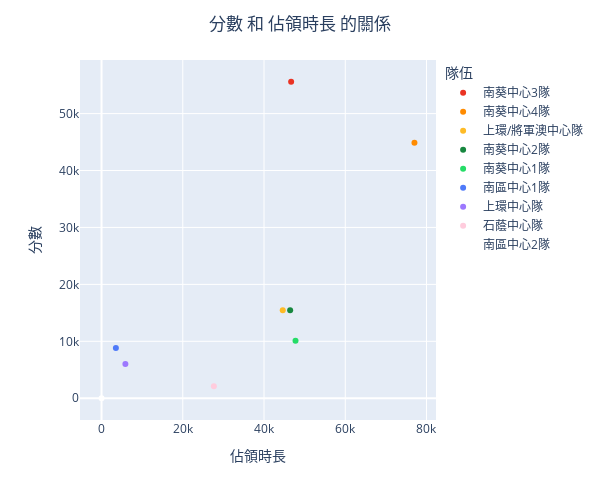

Notebook cell for this chart:
### Code cell
fig = px.scatter(
    users_df, 
    x="duration", 
    y="score",
    
    hover_data=['name', 'score', 'total_captured', 'duration', 'final_level'], 
    labels={
        'name': "隊伍",
        'score': "分數",
        'score_offset': "分數",
        'total_captured': "總佔領次數",
        'final_level': "最終等級",
        'duration': "佔領時長"
    }, 
    color='name', 
    color_discrete_map=color_discrete_map, 
    width=600,
    height=500
)


fig.update_layout(title_text='分數 和 佔領時長 的關係', title_x=0.5)

fig.show()

### Figure 1 — Plotly figure (JSON) as saved in the notebook; plotly's stock layout.template omitted (floating-point values rounded to 4 significant figures)
{"data": [{"customdata": [["南葵中心3隊", 19, 3]], "hovertemplate": "隊伍=%{customdata[0]}<br>佔領時長=%{x}<br>分數=%{y}<br>總佔領次數=%{customdata[1]}<br>最終等級=%{customdata[2]}<extra></extra>", "legendgroup": "南葵中心3隊", "marker": {"color": "#ea3323", "symbol": "circle"}, "mode": "markers", "name": "南葵中心3隊", "orientation": "v", "showlegend": true, "type": "scatter", "x": [46680.0], "xaxis": "x", "y": [55590.0], "yaxis": "y"}, {"customdata": [["南葵中心4隊", 26, 3]], "hovertemplate": "隊伍=%{customdata[0]}<br>佔領時長=%{x}<br>分數=%{y}<br>總佔領次數=%{customdata[1]}<br>最終等級=%{customdata[2]}<extra></extra>", "legendgroup": "南葵中心4隊", "marker": {"color": "#ff8b00", "symbol": "circle"}, "mode": "markers", "name": "南葵中心4隊", "orientation": "v", "showlegend": true, "type": "scatter", "x": [77040.0], "xaxis": "x", "y": [44890.0], "yaxis": "y"}, {"customdata": [["上環/將軍澳中心隊", 12, 3]], "hovertemplate": "隊伍=%{customdata[0]}<br>佔領時長=%{x}<br>分數=%{y}<br>總佔領次數=%{customdata[1]}<br>最終等級=%{customdata[2]}<extra></extra>", "legendgroup": "上環/將軍澳中心隊", "marker": {"color": "#febb26", "symbol": "circle"}, "mode": "markers", "name": "上環/將軍澳中心隊", "orientation": "v", "showlegend": true, "type": "scatter", "x": [44610.0], "xaxis": "x", "y": [15470.0], "yaxis": "y"}, {"customdata": [["南葵中心2隊", 15, 2]], "hovertemplate": "隊伍=%{customdata[0]}<br>佔領時長=%{x}<br>分數=%{y}<br>總佔領次數=%{customdata[1]}<br>最終等級=%{customdata[2]}<extra></extra>", "legendgroup": "南葵中心2隊", "marker": {"color": "#17873f", "symbol": "circle"}, "mode": "markers", "name": "南葵中心2隊", "orientation": "v", "showlegend": true, "type": "scatter", "x": [46440.0], "xaxis": "x", "y": [15450.0], "yaxis": "y"}, {"customdata": [["南葵中心1隊", 23, 2]], "hovertemplate": "隊伍=%{customdata[0]}<br>佔領時長=%{x}<br>分數=%{y}<br>總佔領次數=%{customdata[1]}<br>最終等級=%{customdata[2]}<extra></extra>", "legendgroup": "南葵中心1隊", "marker": {"color": "#25dc67", "symbol": "circle"}, "mode": "markers", "name": "南葵中心1隊", "orientation": "v", "showlegend": true, "type": "scatter", "x": [47760.0], "xaxis": "x", "y": [10110.0], "yaxis": "y"}, {"customdata": [["南區中心1隊", 2, 3]], "hovertemplate": "隊伍=%{customdata[0]}<br>佔領時長=%{x}<br>分數=%{y}<br>總佔領次數=%{customdata[1]}<br>最終等級=%{customdata[2]}<extra></extra>", "legendgroup": "南區中心1隊", "marker": {"color": "#4f7af9", "symbol": "circle"}, "mode": "markers", "name": "南區中心1隊", "orientation": "v", "showlegend": true, "type": "scatter", "x": [3527.0], "xaxis": "x", "y": [8818.0], "yaxis": "y"}, {"customdata": [["上環中心隊", 7, 3]], "hovertemplate": "隊伍=%{customdata[0]}<br>佔領時長=%{x}<br>分數=%{y}<br>總佔領次數=%{customdata[1]}<br>最終等級=%{customdata[2]}<extra></extra>", "legendgroup": "上環中心隊", "marker": {"color": "#9c78fe", "symbol": "circle"}, "mode": "markers", "name": "上環中心隊", "orientation": "v", "showlegend": true, "type": "scatter", "x": [5870.0], "xaxis": "x", "y": [6007.0], "yaxis": "y"}, {"customdata": [["石蔭中心隊", 13, 3]], "hovertemplate": "隊伍=%{customdata[0]}<br>佔領時長=%{x}<br>分數=%{y}<br>總佔領次數=%{customdata[1]}<br>最終等級=%{customdata[2]}<extra></extra>", "legendgroup": "石蔭中心隊", "marker": {"color": "#ffccdd", "symbol": "circle"}, "mode": "markers", "name": "石蔭中心隊", "orientation": "v", "showlegend": true, "type": "scatter", "x": [27650.0], "xaxis": "x", "y": [2117.0], "yaxis": "y"}, {"customdata": [["南區中心2隊", 0, 1]], "hovertemplate": "隊伍=%{customdata[0]}<br>佔領時長=%{x}<br>分數=%{y}<br>總佔領次數=%{customdata[1]}<br>最終等級=%{customdata[2]}<extra></extra>", "legendgroup": "南區中心2隊", "marker": {"color": "#ffffff", "symbol": "circle"}, "mode": "markers", "name": "南區中心2隊", "orientation": "v", "showlegend": true, "type": "scatter", "x": [0], "xaxis": "x", "y": [0], "yaxis": "y"}], "layout": {"height": 500, "legend": {"title": {"text": "隊伍"}, "tracegroupgap": 0}, "margin": {"t": 60}, "title": {"text": "分數 和 佔領時長 的關係", "x": 0.5}, "width": 600, "xaxis": {"anchor": "y", "domain": [0, 1], "title": {"text": "佔領時長"}}, "yaxis": {"anchor": "x", "domain": [0, 1], "title": {"text": "分數"}}}}
